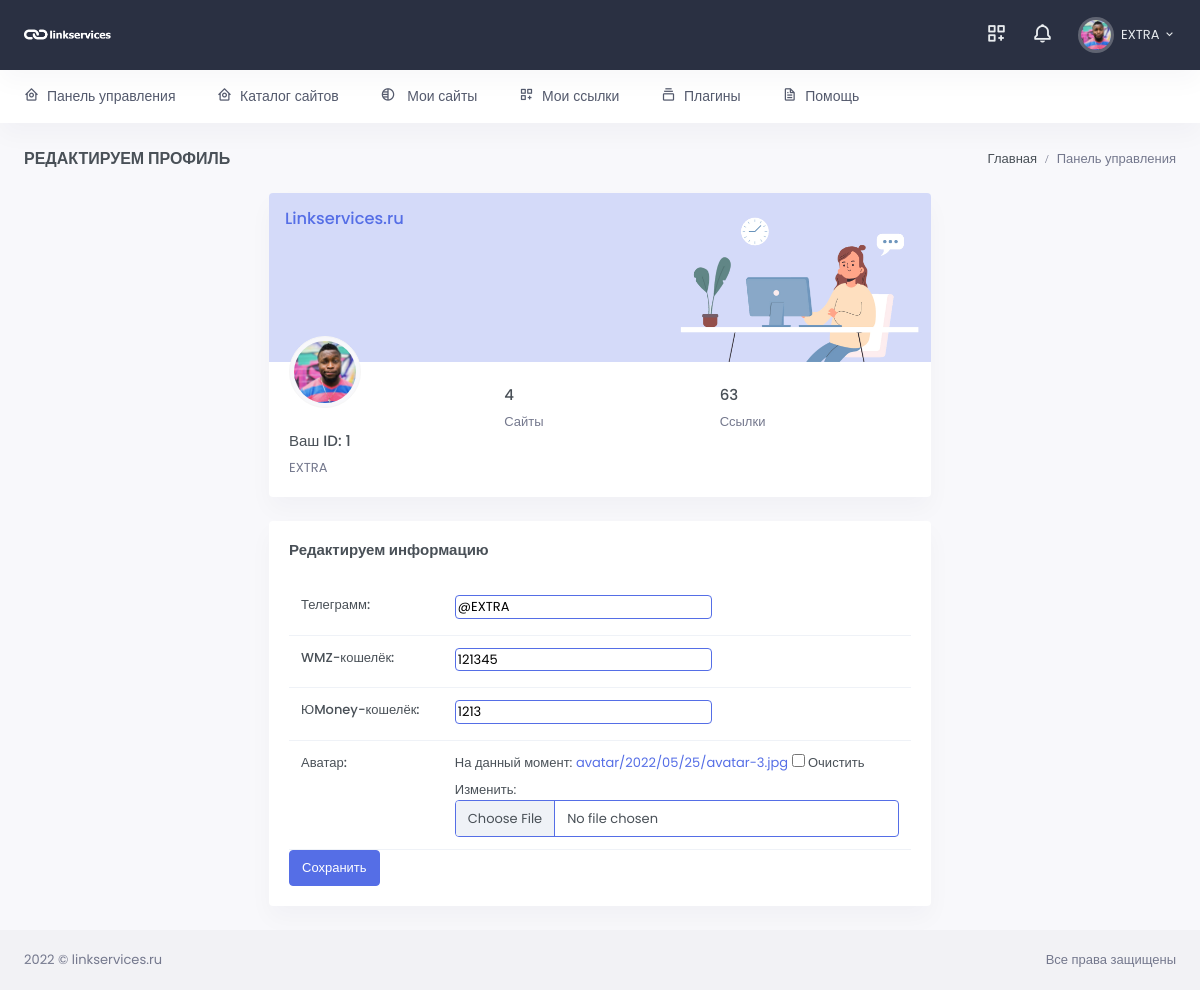
/edit/id=1 (signed in), run on an earlier commit of the app's database.
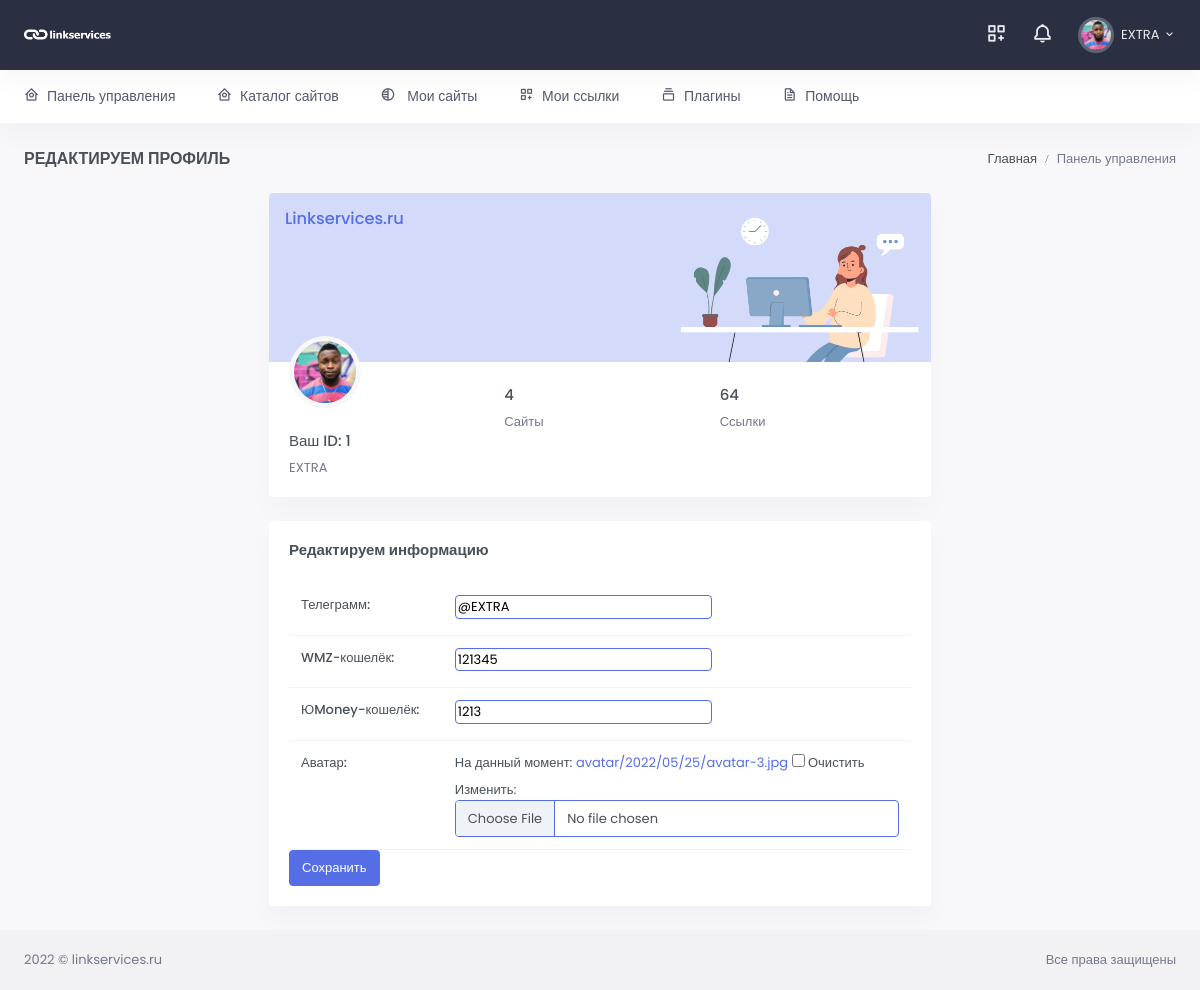
And on a later commit of the database.
### users/models.py (models this page shows, shortened)
class User(AbstractUser):
    email = models.EmailField(_("email address"), unique=True, )
    email_verify = models.BooleanField(default=False)
    USERNAME_FIELD = 'email'
    REQUIRED_FIELDS = ['username']
    class Meta:
        verbose_name = _("Пользователь")
        verbose_name_plural = _("Пользователи")
        ordering = ('-date_joined',)

class Profile(models.Model):
    user = models.OneToOneField(User, verbose_name="Пользователь",
                                related_name='profile', null=True, on_delete=models.CASCADE)
    chat_id = models.CharField(max_length=100, blank=True, null=True, verbose_name='Чат ID телеграмм')
    TOKEN = models.CharField(max_length=100, blank=True, null=True)
    wmz = models.CharField(max_length=200, blank=True, null=True, verbose_name='WMZ-кошелёк')
    ymoney = models.CharField(max_length=200, blank=True, null=True, verbose_name='ЮMoney-кошелёк')
    current_balance = models.PositiveIntegerField(default=0, blank=True, null=True, verbose_name="Текущий баланс")
    hold_balance = models.PositiveIntegerField(default=0, blank=True, null=True, verbose_name='На удержании')
    output_balance = models.PositiveIntegerField(default=0, blank=True, null=True, verbose_name='Ожидает вывода')
    name_telegram = models.CharField(blank=True, null=True, max_length=100, verbose_name='Телеграмм')
    avatar = models.ImageField(upload_to='avatar/%Y/%m/%d/', blank=True, null=True, verbose_name='Аватар')
    created = models.DateTimeField(auto_now_add=True, verbose_name='Создан')
    update = models.DateTimeField(auto_now=True, verbose_name='Обновлён')
    class Meta:
        verbose_name = 'Профиль пользователя'
        verbose_name_plural = 'Профили пользователей'

### users/views.py (the view)
# urls.py: path('edit/id=<int:pk>', ProfileUpdate.as_view(), name='edit_profile'),
class ProfileUpdate(LoginRequiredMixin, UpdateView):
    form_class = ProfileForm
    model = Profile
    template_name = 'users/edit_profile.html'
    success_url = '/profile/id={user_id}'
    def dispatch(self, request, *args, **kwargs):
        obj = self.get_object()
        if obj.user != self.request.user:
            return redirect('catalog')
        return super(ProfileUpdate, self).dispatch(request, *args, **kwargs)

### users/forms.py
class ProfileForm(forms.ModelForm):
    def __init__(self, *args, **kwargs):
        super().__init__(*args, **kwargs)
        self.fields['name_telegram'].widget.attrs.update({'class': 'border border-primary rounded'})
        self.fields['wmz'].widget.attrs.update({'class': 'border border-primary rounded'})
        self.fields['ymoney'].widget.attrs.update({'class': 'border border-primary rounded'})
        self.fields['avatar'].widget.attrs.update({'class': 'form-control border border-primary'})
        self.fields['user'].widget = forms.HiddenInput()
    class Meta:
        model = Profile
        fields = ('name_telegram', 'wmz', 'ymoney', 'avatar', 'user')

### users/templates/users/edit_profile.html (shortened to what this page needs)
{% extends 'base.html' %}
{% load static %}
{% block content %}
<div id="layout-wrapper">
    <div class="main-content">
        <div class="page-content">
            <div class="container-fluid">
                <div class="row">
                    <div class="col-12">
                        <div class="page-title-box d-sm-flex align-items-center justify-content-between">
                            <h4 class="mb-sm-0 font-size-18">Редактируем профиль</h4>
                            <div class="page-title-right">
                                <ol class="breadcrumb m-0">
                                    <li class="breadcrumb-item"><a href="{% url 'catalog' %}">Главная</a></li>
                                    <li class="breadcrumb-item active">Панель управления</li>
                                </ol>
                            </div>
                        </div>
                    </div>
                </div>
                <div class="row justify-content-center align-items-center">
                    <div class="col-xl-7">
                        <div class="card overflow-hidden">
                            <div class="bg-primary bg-soft">
                                <div class="row">
                                    <div class="col-7">
                                        <div class="text-primary p-3">
                                            <h5 class="text-primary">Linkservices.ru</h5>
                                        </div>
                                    </div>
                                    <div class="col-5 align-self-end">
                                        <img src="{% static '/images/profile-img.png' %}" alt="" class="img-fluid">
                                    </div>
                                </div>
                            </div>
                            <div class="card-body pt-0">
                                <div class="row">
                                    <div class="col-sm-4">
                                        <div class="avatar-md profile-user-wid mb-4">
                                           {% if profile.avatar %}
                                            <img src="{{ profile.avatar.url }}" alt=""
                                                 class="img-thumbnail rounded-circle">
                                            {% else %}
                                            <img src="{% static '/images/favicon.ico' %}" alt=""
                                                 class="img-thumbnail rounded-circle">
                                            {% endif %}
                                        </div>
                                        <h5 class="font-size-15 text-truncate">Ваш ID: {{ profile.id }} </h5>
                                        <p class="text-muted mb-0 text-truncate">{{ user.username }}</p>
                                    </div>
                                    <div class="col-sm-8">
                                        <div class="pt-4">
                                            <div class="row">
                                                <div class="col-6">
                                                    <h5 class="font-size-15">{{ profile.user_website.count }}</h5>
                                                    <p class="text-muted mb-0">Сайты</p>
                                                </div>
                                                <div class="col-6">
                                                    <h5 class="font-size-15">{{ profile.user_link.count }}</h5>
                                                    <p class="text-muted mb-0">Ссылки</p>
                                                </div>
                                            </div>
                                        </div>
                                    </div>
                                </div>
                            </div>
                        </div>
                        <div class="card">
                            <div class="card-body">
                                <h4 class="card-title mb-4">Редактируем информацию</h4>
                                <div class="table-responsive">
                                    <form method="post" action="" enctype="multipart/form-data">
                                    <table class="table table-nowrap mb-0">
                                        <tbody>
                                        {{ form }}
                                        </tbody>
                                    </table>
                                        <button type="submit" class="btn btn-primary text-center">
                                        Сохранить
                                        </button>
                                        </form>
                                </div>
                            </div>
                        </div>
                    </div>
                </div>
            </div>
        </div>
    </div>
</div>
{% endblock %}

### templates/base.html (shortened to what this page needs)
{% load static %}
<!doctype html>
<html lang="en">
<head>
{% include 'inc/_linkcss.html' %}
</head>
{% block body %}
<body data-topbar="dark" data-layout="horizontal" data-layout-size="boxed">
{% block header %}
{% include 'inc/_header.html' %}
{% endblock %}
{% block content %}
{% endblock %}
 {% block footer %}
{% include 'inc/_footer.html' %}
 {% endblock %}
{% endblock %}
</body>
</html>

### templates/inc/_linkcss.html (shortened to what this page needs)
{% load static %}
<link href="{% static 'css/bootstrap.min.css' %}" id="bootstrap-style" rel="stylesheet" type="text/css"/>
<link href="{% static 'css/icons.min.css' %}" rel="stylesheet" type="text/css"/>
<link href="{% static 'css/app.min.css' %}" id="app-style" rel="stylesheet" type="text/css"/>
<link rel="stylesheet" href="https://cdnjs.cloudflare.com/ajax/libs/ion-rangeslider/2.3.1/css/ion.rangeSlider.min.css"/>

### templates/inc/_header.html (shortened to what this page needs)
{% load static %}
<header id="page-topbar">
    <div class="navbar-header">
        <div class="d-flex">
            <div class="navbar-brand-box">
                <a href="{% url 'profile' pk=user.id %}" class="logo logo-light">
                    <span class="logo-lg">
                                    <img src="{% static '/images/logo-light.png' %}" alt="" height="19">
                                </span>
                </a>
            </div>
        </div>
        <div class="d-flex">
            <div class="dropdown d-none d-lg-inline-block ms-1">
                <button type="button" class="btn header-item noti-icon waves-effect"
                        data-bs-toggle="dropdown" aria-haspopup="true" aria-expanded="false">
                    <i class="bx bx-customize"></i>
                </button>
            </div>
            <div class="dropdown d-inline-block">
                <button type="button" class="btn header-item noti-icon waves-effect"
                        id="page-header-notifications-dropdown"
                        data-bs-toggle="dropdown" aria-haspopup="true" aria-expanded="false">
                    {% if user.profile.chat_id %}
                    <i class="bx bx-bell"></i>
                    {% else %}
                    <i class="bx bx-bell bx-tada"></i>
                    <span class="badge bg-danger rounded-pill">1</span>
                    {% endif %}
                </button>
            </div>
            <div class="dropdown d-inline-block">
                <button type="button" class="btn header-item waves-effect" id="page-header-user-dropdown"
                        data-bs-toggle="dropdown" aria-haspopup="true" aria-expanded="false">
                    <img class="rounded-circle header-profile-user"
                         src="{% if user.profile.avatar %}{{ user.profile.avatar.url }}{% else %}{% static '/images/favicon.ico' %}{% endif %}"
                     alt="Header Avatar">
                    <span class="d-none d-xl-inline-block ms-1" key="t-henry">{{ user.username }}</span>
                    <i class="mdi mdi-chevron-down d-none d-xl-inline-block"></i>
                </button>
            </div>
        </div>
    </div>
</header>
<div class="topnav">
    <div class="container-fluid">
        <nav class="navbar navbar-light navbar-expand-lg topnav-menu">
            <div class="collapse navbar-collapse" id="topnav-menu-content">
                <ul class="navbar-nav">
                    <li class="nav-item dropdown">
                        <a class="nav-link dropdown-toggle arrow-none" href="{% url 'profile' pk=user.id %}" id="topnav-dashboard"
                           role="button">
                            <i class="bx bx-home-circle me-2"></i><span key="t-dashboards">Панель управления</span>
                        </a>
                    </li>
                    <li class="nav-item dropdown">
                        <a class="nav-link dropdown-toggle arrow-none" href="{% url 'catalog' %}" id="topnav-dashboard"
                           role="button">
                            <i class="bx bx-home-circle me-2"></i><span key="t-dashboards">Каталог сайтов</span>
                        </a>
                    </li>
                    <li class="nav-item dropdown">
                        <a class="nav-link dropdown-toggle arrow-none" href="{% url 'my-sites' %}" id="topnav-uielement"
                           role="button">
                            <i class="bx bx-tone me-2"></i>
                            <span key="t-ui-elements">Мои сайты</span>
                        </a>
                    </li>
                    <li class="nav-item dropdown">
                        <a class="nav-link dropdown-toggle arrow-none" href="{% url 'my-links' %}" id="topnav-pages"
                           role="button">
                            <i class="bx bx-customize me-2"></i><span key="t-apps">Мои ссылки</span>
                        </a>
                    </li>
                    <li class="nav-item dropdown">
                        <a class="nav-link dropdown-toggle arrow-none" href="{% url 'plugins' %}" id="topnav-components"
                           role="button">
                            <i class="bx bx-collection me-2"></i><span key="t-components">Плагины</span>
                        </a>
                    </li>
                    <li class="nav-item dropdown">
                        <a class="nav-link dropdown-toggle arrow-none" href="{% url 'help' %}" id="topnav-more"
                           role="button">
                            <i class="bx bx-file me-2"></i><span key="t-extra-pages">Помощь</span>
                        </a>
                    </li>
                </ul>
            </div>
        </nav>
    </div>
</div>

### templates/inc/_footer.html
<footer class="footer">
                    <div class="container-fluid">
                        <div class="row">
                            <div class="col-sm-6">
                                <script>document.write(new Date().getFullYear())</script> © linkservices.ru
                            </div>
                            <div class="col-sm-6">
                                <div class="text-sm-end d-none d-sm-block">
                                    Все права защищены
                                </div>
                            </div>
                        </div>
                    </div>
                </footer>

### templates/inc/_scripts.html (shortened to what this page needs)
{% load static %}

What changed in the data, as far as the page shows it:
changed Profile "@EXTRA": user_link.count "63" → "64"
